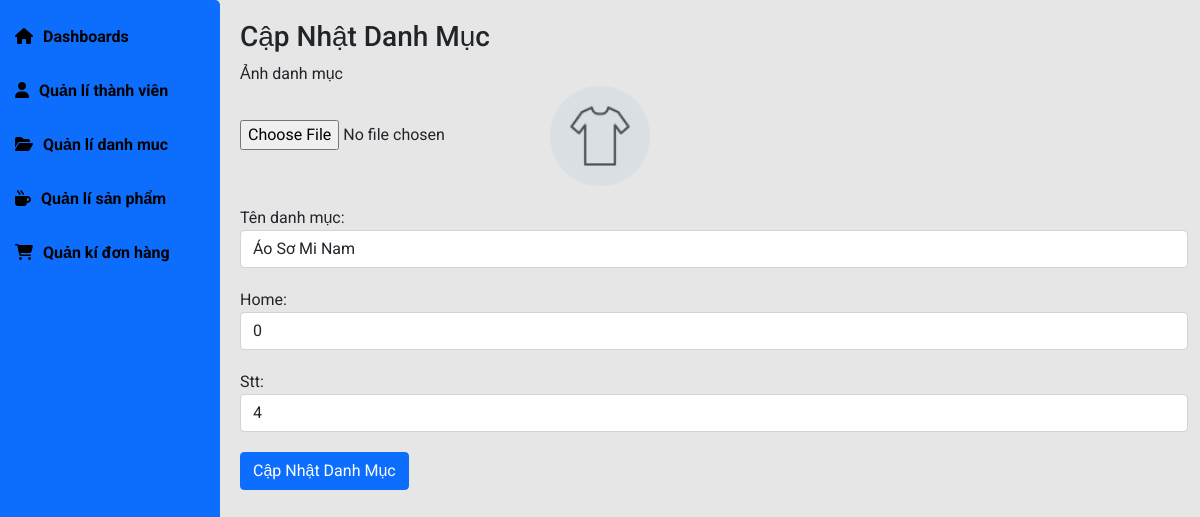
The app's page /admin/index.php?pg=danhmucupdate&id=3 with its own data.
### tables this page shows
CREATE TABLE `danhmuc` (
  `id` int(4) NOT NULL,
  `name` varchar(50) NOT NULL,
  `home` tinyint(1) NOT NULL DEFAULT 0,
  `stt` tinyint(1) NOT NULL DEFAULT 0,
  `img` varchar(250) NOT NULL
);

### dao/pdo.php (called while the page is built, shortened)
<?php
function pdo_get_connection(){
    $dburl = "mysql:host=localhost;dbname=DuAn1old;charset=utf8";
    $username = 'root';
    $password = '';
    $conn = new PDO($dburl, $username, $password);
    $conn->setAttribute(PDO::ATTR_ERRMODE, PDO::ERRMODE_EXCEPTION);
    return $conn;
}
function pdo_query_one($sql){
    $sql_args = array_slice(func_get_args(), 1);
    try{
        $conn = pdo_get_connection();
        $stmt = $conn->prepare($sql);
        $stmt->execute($sql_args);
        $row = $stmt->fetch(PDO::FETCH_ASSOC);
        return $row;
    }
    catch(PDOException $e){
        throw $e;
    }
    finally{
        unset($conn);
    }
}

### dao/danhmuc.php (called while the page is built, shortened)
<?php
 function get_dm_by_id($id)
{
   $sql = "SELECT * FROM danhmuc WHERE id=?";
   return pdo_query_one($sql, $id);
}

### admin/view/danhmucupdate.php (the view, shortened to what this page needs)
<?php
if (is_array($dm)&&(count($dm)>0)) {
    extract($dm);
    $imgpath=IMG_PATH_ADMIN.$img;
    if (is_file($imgpath)) {
        $img='<img src="'.$imgpath.'" width="100px">';
    }else{
        $img="";
    }
}
?>
<div class="main-content">
    <h3 class="title-page">
        Cập Nhật Danh Mục
    </h3>
    <form class="addPro" action="index.php?pg=updatedanhmuc" method="POST" enctype="multipart/form-data">
        <div class="form-group">
            <label for="exampleInputFile">Ảnh danh mục</label>
            <div class="custom-file">
                <input type="file" name="img" class="custom-file-input" id="exampleInputFile">
                <?=$img?>
            </div>
        </div>
        <div class="form-group">
            <label for="name">Tên danh mục:</label>
            <input type="text" class="form-control" name="name" value="<?=($name!="")?$name:"";?>" id="name" placeholder="Nhập tên danh mục">
        </div>
        <div class="form-group">
            <label for="name">Home:</label>
            <input type="text" class="form-control" name="home" value="<?=($home!="")?$home:"";?>" id="home" placeholder="Nhập Home">
        </div>
        <div class="form-group">
            <label for="name">Stt:</label>
            <input type="text" class="form-control" name="stt" value="<?=($stt!="")?$stt:"";?>" id="stt" placeholder="Nhập Stt">
        </div>
        <div class="form-group">
            <button type="submit" name="updatedanhmuc" class="btn btn-primary">Cập Nhật Danh Mục</button>
        </div>
    </form>
</div>

### admin/layout/assets/css/main.css (style rules this page uses)
* { padding: 0; margin: 0; box-sizing: border-box; font-family: 'Roboto', sans-serif; }
body { background-color: #e6e6e6; }
.main-content { padding-left: 240px; padding-bottom: 20px; }
.main-content .title-page { padding-top: 20px; }
.addPro .form-group { margin-bottom: 20px; }

### records on screen
danhmuc: img (picture), name "Áo Sơ Mi Nam", home "0", stt "4"
